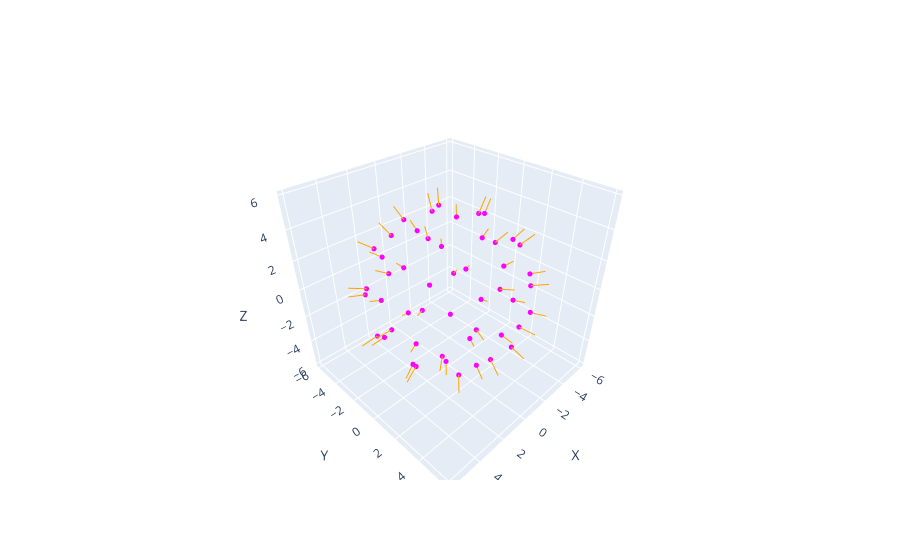

Notebook code cell kept with this figure:
### Code cell
fig = go.Figure() # Nouvelle figure
fig.update_layout(scene=dict(xaxis_title='X', yaxis_title='Y', zaxis_title='Z'),
                    showlegend=False)

for i, point in enumerate(points):
    fig.add_trace(go.Scatter3d(x=[point[0]],
                                y=[point[1]],
                                z=[point[2]],
                                mode='markers',
                                marker=dict(color='magenta', size=3),
                                name=f'Point {i+1}'))

for point,normal in zip(points,normals):
    fig.add_trace(go.Scatter3d(x=[point[0], point[0] + normal[0]],
                                y=[point[1], point[1] + normal[1]],
                                z=[point[2], point[2] + normal[2]],
                                mode='lines',
                                line=dict(color='orange', width=2),
                                showlegend=False))

fig.show()

### Figure 1 — Plotly figure (JSON) as saved in the notebook; plotly's stock layout.template omitted (floating-point values rounded to 4 significant figures)
{"data": [{"marker": {"color": "magenta", "size": 3}, "mode": "markers", "name": "Point 1", "type": "scatter3d", "x": [0.3606], "y": [-0.9274], "z": [4.9]}, {"marker": {"color": "magenta", "size": 3}, "mode": "markers", "name": "Point 2", "type": "scatter3d", "x": [-1.53], "y": [0.7548], "z": [4.7]}, {"marker": {"color": "magenta", "size": 3}, "mode": "markers", "name": "Point 3", "type": "scatter3d", "x": [2.093], "y": [0.6092], "z": [4.5]}, {"marker": {"color": "magenta", "size": 3}, "mode": "markers", "name": "Point 4", "type": "scatter3d", "x": [-1.325], "y": [-2.181], "z": [4.3]}, {"marker": {"color": "magenta", "size": 3}, "mode": "markers", "name": "Point 5", "type": "scatter3d", "x": [-0.5566], "y": [2.807], "z": [4.1]}, {"marker": {"color": "magenta", "size": 3}, "mode": "markers", "name": "Point 6", "type": "scatter3d", "x": [2.522], "y": [-1.852], "z": [3.9]}, {"marker": {"color": "magenta", "size": 3}, "mode": "markers", "name": "Point 7", "type": "scatter3d", "x": [-3.343], "y": [-0.3632], "z": [3.7]}, {"marker": {"color": "magenta", "size": 3}, "mode": "markers", "name": "Point 8", "type": "scatter3d", "x": [2.357], "y": [2.682], "z": [3.5]}, {"marker": {"color": "magenta", "size": 3}, "mode": "markers", "name": "Point 9", "type": "scatter3d", "x": [0.07762], "y": [-3.756], "z": [3.3]}, {"marker": {"color": "magenta", "size": 3}, "mode": "markers", "name": "Point 10", "type": "scatter3d", "x": [-2.709], "y": [2.837], "z": [3.1]}, {"marker": {"color": "magenta", "size": 3}, "mode": "markers", "name": "Point 11", "type": "scatter3d", "x": [4.064], "y": [-0.2722], "z": [2.9]}, {"marker": {"color": "magenta", "size": 3}, "mode": "markers", "name": "Point 12", "type": "scatter3d", "x": [-3.286], "y": [-2.629], "z": [2.7]}, {"marker": {"color": "magenta", "size": 3}, "mode": "markers", "name": "Point 13", "type": "scatter3d", "x": [0.666], "y": [4.279], "z": [2.5]}, {"marker": {"color": "magenta", "size": 3}, "mode": "markers", "name": "Point 14", "type": "scatter3d", "x": [2.46], "y": [-3.696], "z": [2.3]}, {"marker": {"color": "magenta", "size": 3}, "mode": "markers", "name": "Point 15", "type": "scatter3d", "x": [-4.405], "y": [1.087], "z": [2.1]}, {"marker": {"color": "magenta", "size": 3}, "mode": "markers", "name": "Point 16", "type": "scatter3d", "x": [4.059], "y": [2.216], "z": [1.9]}, {"marker": {"color": "magenta", "size": 3}, "mode": "markers", "name": "Point 17", "type": "scatter3d", "x": [-1.521], "y": [-4.449], "z": [1.7]}, {"marker": {"color": "magenta", "size": 3}, "mode": "markers", "name": "Point 18", "type": "scatter3d", "x": [-1.911], "y": [4.37], "z": [1.5]}, {"marker": {"color": "magenta", "size": 3}, "mode": "markers", "name": "Point 19", "type": "scatter3d", "x": [4.414], "y": [-1.956], "z": [1.3]}, {"marker": {"color": "magenta", "size": 3}, "mode": "markers", "name": "Point 20", "type": "scatter3d", "x": [-4.623], "y": [-1.556], "z": [1.1]}, {"marker": {"color": "magenta", "size": 3}, "mode": "markers", "name": "Point 21", "type": "scatter3d", "x": [2.378], "y": [4.305], "z": [0.9]}, {"marker": {"color": "magenta", "size": 3}, "mode": "markers", "name": "Point 22", "type": "scatter3d", "x": [1.163], "y": [-4.812], "z": [0.7]}, {"marker": {"color": "magenta", "size": 3}, "mode": "markers", "name": "Point 23", "type": "scatter3d", "x": [-4.128], "y": [2.777], "z": [0.5]}, {"marker": {"color": "magenta", "size": 3}, "mode": "markers", "name": "Point 24", "type": "scatter3d", "x": [4.935], "y": [0.7435], "z": [0.3]}, {"marker": {"color": "magenta", "size": 3}, "mode": "markers", "name": "Point 25", "type": "scatter3d", "x": [-3.142], "y": [-3.888], "z": [0.1]}, {"marker": {"color": "magenta", "size": 3}, "mode": "markers", "name": "Point 26", "type": "scatter3d", "x": [-0.3097], "y": [4.989], "z": [-0.1]}, {"marker": {"color": "magenta", "size": 3}, "mode": "markers", "name": "Point 27", "type": "scatter3d", "x": [3.593], "y": [-3.464], "z": [-0.3]}, {"marker": {"color": "magenta", "size": 3}, "mode": "markers", "name": "Point 28", "type": "scatter3d", "x": [-4.973], "y": [0.1271], "z": [-0.5]}, {"marker": {"color": "magenta", "size": 3}, "mode": "markers", "name": "Point 29", "type": "scatter3d", "x": [3.735], "y": [3.25], "z": [-0.7]}, {"marker": {"color": "magenta", "size": 3}, "mode": "markers", "name": "Point 30", "type": "scatter3d", "x": [-0.555], "y": [-4.887], "z": [-0.9]}, {"marker": {"color": "magenta", "size": 3}, "mode": "markers", "name": "Point 31", "type": "scatter3d", "x": [-2.868], "y": [3.945], "z": [-1.1]}, {"marker": {"color": "magenta", "size": 3}, "mode": "markers", "name": "Point 32", "type": "scatter3d", "x": [4.731], "y": [-0.9621], "z": [-1.3]}, {"marker": {"color": "magenta", "size": 3}, "mode": "markers", "name": "Point 33", "type": "scatter3d", "x": [-4.089], "y": [-2.456], "z": [-1.5]}, {"marker": {"color": "magenta", "size": 3}, "mode": "markers", "name": "Point 34", "type": "scatter3d", "x": [1.336], "y": [4.508], "z": [-1.7]}, {"marker": {"color": "magenta", "size": 3}, "mode": "markers", "name": "Point 35", "type": "scatter3d", "x": [2.026], "y": [-4.157], "z": [-1.9]}, {"marker": {"color": "magenta", "size": 3}, "mode": "markers", "name": "Point 36", "type": "scatter3d", "x": [-4.221], "y": [1.665], "z": [-2.1]}, {"marker": {"color": "magenta", "size": 3}, "mode": "markers", "name": "Point 37", "type": "scatter3d", "x": [4.146], "y": [1.589], "z": [-2.3]}, {"marker": {"color": "magenta", "size": 3}, "mode": "markers", "name": "Point 38", "type": "scatter3d", "x": [-1.935], "y": [-3.874], "z": [-2.5]}, {"marker": {"color": "magenta", "size": 3}, "mode": "markers", "name": "Point 39", "type": "scatter3d", "x": [-1.157], "y": [4.046], "z": [-2.7]}, {"marker": {"color": "magenta", "size": 3}, "mode": "markers", "name": "Point 40", "type": "scatter3d", "x": [3.471], "y": [-2.132], "z": [-2.9]}, {"marker": {"color": "magenta", "size": 3}, "mode": "markers", "name": "Point 41", "type": "scatter3d", "x": [-3.852], "y": [-0.7442], "z": [-3.1]}, {"marker": {"color": "magenta", "size": 3}, "mode": "markers", "name": "Point 42", "type": "scatter3d", "x": [2.238], "y": [3.017], "z": [-3.3]}, {"marker": {"color": "magenta", "size": 3}, "mode": "markers", "name": "Point 43", "type": "scatter3d", "x": [0.3683], "y": [-3.552], "z": [-3.5]}, {"marker": {"color": "magenta", "size": 3}, "mode": "markers", "name": "Point 44", "type": "scatter3d", "x": [-2.515], "y": [2.232], "z": [-3.7]}, {"marker": {"color": "magenta", "size": 3}, "mode": "markers", "name": "Point 45", "type": "scatter3d", "x": [3.129], "y": [0.04939], "z": [-3.9]}, {"marker": {"color": "magenta", "size": 3}, "mode": "markers", "name": "Point 46", "type": "scatter3d", "x": [-2.079], "y": [-1.966], "z": [-4.1]}, {"marker": {"color": "magenta", "size": 3}, "mode": "markers", "name": "Point 47", "type": "scatter3d", "x": [0.1829], "y": [2.545], "z": [-4.3]}, {"marker": {"color": "magenta", "size": 3}, "mode": "markers", "name": "Point 48", "type": "scatter3d", "x": [1.353], "y": [-1.708], "z": [-4.5]}, {"marker": {"color": "magenta", "size": 3}, "mode": "markers", "name": "Point 49", "type": "scatter3d", "x": [-1.684], "y": [0.2706], "z": [-4.7]}, {"marker": {"color": "magenta", "size": 3}, "mode": "markers", "name": "Point 50", "type": "scatter3d", "x": [0.831], "y": [0.5472], "z": [-4.9]}, {"line": {"color": "orange", "width": 2}, "mode": "lines", "showlegend": false, "type": "scatter3d", "x": [0.3606, 0.3873], "y": [-0.9274, -1.202], "z": [4.9, 5.861]}, {"line": {"color": "orange", "width": 2}, "mode": "lines", "showlegend": false, "type": "scatter3d", "x": [-1.53, -1.883], "y": [0.7548, 0.9185], "z": [4.7, 5.621]}, {"line": {"color": "orange", "width": 2}, "mode": "lines", "showlegend": false, "type": "scatter3d", "x": [2.093, 2.472], "y": [0.6092, 0.8209], "z": [4.5, 5.4]}, {"line": {"color": "orange", "width": 2}, "mode": "lines", "showlegend": false, "type": "scatter3d", "x": [-1.325, -1.64], "y": [-2.181, -2.587], "z": [4.3, 5.158]}, {"line": {"color": "orange", "width": 2}, "mode": "lines", "showlegend": false, "type": "scatter3d", "x": [-0.5566, -0.7338], "y": [2.807, 3.428], "z": [4.1, 4.864]}, {"line": {"color": "orange", "width": 2}, "mode": "lines", "showlegend": false, "type": "scatter3d", "x": [2.522, 3.012], "y": [-1.852, -2.178], "z": [3.9, 4.709]}, {"line": {"color": "orange", "width": 2}, "mode": "lines", "showlegend": false, "type": "scatter3d", "x": [-3.343, -4.081], "y": [-0.3632, -0.5592], "z": [3.7, 4.347]}, {"line": {"color": "orange", "width": 2}, "mode": "lines", "showlegend": false, "type": "scatter3d", "x": [2.357, 2.762], "y": [2.682, 3.312], "z": [3.5, 4.163]}, {"line": {"color": "orange", "width": 2}, "mode": "lines", "showlegend": false, "type": "scatter3d", "x": [0.07762, 0.1983], "y": [-3.756, -4.501], "z": [3.3, 3.956]}, {"line": {"color": "orange", "width": 2}, "mode": "lines", "showlegend": false, "type": "scatter3d", "x": [-2.709, -3.312], "y": [2.837, 3.334], "z": [3.1, 3.725]}, {"line": {"color": "orange", "width": 2}, "mode": "lines", "showlegend": false, "type": "scatter3d", "x": [4.064, 4.882], "y": [-0.2722, -0.2397], "z": [2.9, 3.474]}, {"line": {"color": "orange", "width": 2}, "mode": "lines", "showlegend": false, "type": "scatter3d", "x": [-3.286, -3.907], "y": [-2.629, -3.264], "z": [2.7, 3.16]}, {"line": {"color": "orange", "width": 2}, "mode": "lines", "showlegend": false, "type": "scatter3d", "x": [0.666, 0.6985], "y": [4.279, 5.184], "z": [2.5, 2.923]}, {"line": {"color": "orange", "width": 2}, "mode": "lines", "showlegend": false, "type": "scatter3d", "x": [2.46, 3.048], "y": [-3.696, -4.392], "z": [2.3, 2.713]}, {"line": {"color": "orange", "width": 2}, "mode": "lines", "showlegend": false, "type": "scatter3d", "x": [-4.405, -5.305], "y": [1.087, 1.219], "z": [2.1, 2.517]}, {"line": {"color": "orange", "width": 2}, "mode": "lines", "showlegend": false, "type": "scatter3d", "x": [4.059, 4.826], "y": [2.216, 2.735], "z": [1.9, 2.278]}, {"line": {"color": "orange", "width": 2}, "mode": "lines", "showlegend": false, "type": "scatter3d", "x": [-1.521, -1.74], "y": [-4.449, -5.364], "z": [1.7, 2.04]}, {"line": {"color": "orange", "width": 2}, "mode": "lines", "showlegend": false, "type": "scatter3d", "x": [-1.911, -2.348], "y": [4.37, 5.221], "z": [1.5, 1.79]}, {"line": {"color": "orange", "width": 2}, "mode": "lines", "showlegend": false, "type": "scatter3d", "x": [4.414, 5.287], "y": [-1.956, -2.373], "z": [1.3, 1.555]}, {"line": {"color": "orange", "width": 2}, "mode": "lines", "showlegend": false, "type": "scatter3d", "x": [-4.623, -5.56], "y": [-1.556, -1.837], "z": [1.1, 1.308]}, {"line": {"color": "orange", "width": 2}, "mode": "lines", "showlegend": false, "type": "scatter3d", "x": [2.378, 2.82], "y": [4.305, 5.192], "z": [0.9, 1.039]}, {"line": {"color": "orange", "width": 2}, "mode": "lines", "showlegend": false, "type": "scatter3d", "x": [1.163, 1.431], "y": [-4.812, -5.771], "z": [0.7, 0.7902]}, {"line": {"color": "orange", "width": 2}, "mode": "lines", "showlegend": false, "type": "scatter3d", "x": [-4.128, -4.973], "y": [2.777, 3.31], "z": [0.5, 0.5412]}, {"line": {"color": "orange", "width": 2}, "mode": "lines", "showlegend": false, "type": "scatter3d", "x": [4.935, 5.925], "y": [0.7435, 0.834], "z": [0.3, 0.408]}, {"line": {"color": "orange", "width": 2}, "mode": "lines", "showlegend": false, "type": "scatter3d", "x": [-3.142, -3.818], "y": [-3.888, -4.623], "z": [0.1, 0.1516]}, {"line": {"color": "orange", "width": 2}, "mode": "lines", "showlegend": false, "type": "scatter3d", "x": [-0.3097, -0.4351], "y": [4.989, 5.98], "z": [-0.1, -0.1516]}, {"line": {"color": "orange", "width": 2}, "mode": "lines", "showlegend": false, "type": "scatter3d", "x": [3.593, 4.348], "y": [-3.464, -4.111], "z": [-0.3, -0.408]}, {"line": {"color": "orange", "width": 2}, "mode": "lines", "showlegend": false, "type": "scatter3d", "x": [-4.973, -5.971], "y": [0.1271, 0.1816], "z": [-0.5, -0.5412]}, {"line": {"color": "orange", "width": 2}, "mode": "lines", "showlegend": false, "type": "scatter3d", "x": [3.735, 4.509], "y": [3.25, 3.877], "z": [-0.7, -0.7902]}, {"line": {"color": "orange", "width": 2}, "mode": "lines", "showlegend": false, "type": "scatter3d", "x": [-0.555, -0.7077], "y": [-4.887, -5.865], "z": [-0.9, -1.039]}, {"line": {"color": "orange", "width": 2}, "mode": "lines", "showlegend": false, "type": "scatter3d", "x": [-2.868, -3.469], "y": [3.945, 4.717], "z": [-1.1, -1.308]}, {"line": {"color": "orange", "width": 2}, "mode": "lines", "showlegend": false, "type": "scatter3d", "x": [4.731, 5.684], "y": [-0.9621, -1.127], "z": [-1.3, -1.555]}, {"line": {"color": "orange", "width": 2}, "mode": "lines", "showlegend": false, "type": "scatter3d", "x": [-4.089, -4.938], "y": [-2.456, -2.897], "z": [-1.5, -1.79]}, {"line": {"color": "orange", "width": 2}, "mode": "lines", "showlegend": false, "type": "scatter3d", "x": [1.336, 1.688], "y": [4.508, 5.38], "z": [-1.7, -2.04]}, {"line": {"color": "orange", "width": 2}, "mode": "lines", "showlegend": false, "type": "scatter3d", "x": [2.026, 2.35], "y": [-4.157, -5.025], "z": [-1.9, -2.278]}, {"line": {"color": "orange", "width": 2}, "mode": "lines", "showlegend": false, "type": "scatter3d", "x": [-4.221, -5.03], "y": [1.665, 2.078], "z": [-2.1, -2.517]}, {"line": {"color": "orange", "width": 2}, "mode": "lines", "showlegend": false, "type": "scatter3d", "x": [4.146, 5.028], "y": [1.589, 1.816], "z": [-2.3, -2.713]}, {"line": {"color": "orange", "width": 2}, "mode": "lines", "showlegend": false, "type": "scatter3d", "x": [-1.935, -2.433], "y": [-3.874, -4.631], "z": [-2.5, -2.923]}, {"line": {"color": "orange", "width": 2}, "mode": "lines", "showlegend": false, "type": "scatter3d", "x": [-1.157, -1.295], "y": [4.046, 4.924], "z": [-2.7, -3.16]}, {"line": {"color": "orange", "width": 2}, "mode": "lines", "showlegend": false, "type": "scatter3d", "x": [3.471, 4.119], "y": [-2.132, -2.632], "z": [-2.9, -3.474]}, {"line": {"color": "orange", "width": 2}, "mode": "lines", "showlegend": false, "type": "scatter3d", "x": [-3.852, -4.63], "y": [-0.7442, -0.7999], "z": [-3.1, -3.725]}, {"line": {"color": "orange", "width": 2}, "mode": "lines", "showlegend": false, "type": "scatter3d", "x": [2.238, 2.768], "y": [3.017, 3.555], "z": [-3.3, -3.956]}, {"line": {"color": "orange", "width": 2}, "mode": "lines", "showlegend": false, "type": "scatter3d", "x": [0.3683, 0.3335], "y": [-3.552, -4.299], "z": [-3.5, -4.163]}, {"line": {"color": "orange", "width": 2}, "mode": "lines", "showlegend": false, "type": "scatter3d", "x": [-2.515, -3.003], "y": [2.232, 2.819], "z": [-3.7, -4.347]}, {"line": {"color": "orange", "width": 2}, "mode": "lines", "showlegend": false, "type": "scatter3d", "x": [3.129, 3.716], "y": [0.04939, 0.03143], "z": [-3.9, -4.709]}, {"line": {"color": "orange", "width": 2}, "mode": "lines", "showlegend": false, "type": "scatter3d", "x": [-2.079, -2.583], "y": [-1.966, -2.37], "z": [-4.1, -4.864]}, {"line": {"color": "orange", "width": 2}, "mode": "lines", "showlegend": false, "type": "scatter3d", "x": [0.1829, 0.1613], "y": [2.545, 3.059], "z": [-4.3, -5.158]}, {"line": {"color": "orange", "width": 2}, "mode": "lines", "showlegend": false, "type": "scatter3d", "x": [1.353, 1.54], "y": [-1.708, -2.101], "z": [-4.5, -5.4]}, {"line": {"color": "orange", "width": 2}, "mode": "lines", "showlegend": false, "type": "scatter3d", "x": [-1.684, -2.067], "y": [0.2706, 0.3419], "z": [-4.7, -5.621]}, {"line": {"color": "orange", "width": 2}, "mode": "lines", "showlegend": false, "type": "scatter3d", "x": [0.831, 1.012], "y": [0.5472, 0.756], "z": [-4.9, -5.861]}], "layout": {"scene": {"xaxis": {"title": {"text": "X"}}, "yaxis": {"title": {"text": "Y"}}, "zaxis": {"title": {"text": "Z"}}}, "showlegend": false}}
